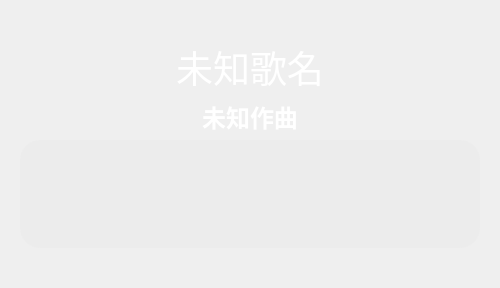
            <widget class="QWidget" name="page_music_alone">
             <property name="styleSheet">
              <string notr="true">border:none;</string>
             </property>
             <layout class="QVBoxLayout" name="verticalLayout_32">
              <property name="spacing">
               <number>0</number>
              </property>
              <property name="leftMargin">
               <number>0</number>
              </property>
              <property name="topMargin">
               <number>0</number>
              </property>
              <property name="rightMargin">
               <number>0</number>
              </property>
              <property name="bottomMargin">
               <number>0</number>
              </property>
              <item>
               <widget class="QFrame" name="frame_page_music">
                <property name="styleSheet">
                 <string notr="true">#frame_page_music{border:none;
	border-image: url(pic/image/7.jpg);
}
</string>
                </property>
                <property name="frameShape">
                 <enum>QFrame::StyledPanel</enum>
                </property>
                <property name="frameShadow">
                 <enum>QFrame::Raised</enum>
                </property>
                <layout class="QHBoxLayout" name="horizontalLayout_19">
                 <property name="spacing">
                  <number>0</number>
                 </property>
                 <property name="leftMargin">
                  <number>0</number>
                 </property>
                 <property name="topMargin">
                  <number>0</number>
                 </property>
                 <property name="rightMargin">
                  <number>0</number>
                 </property>
                 <property name="bottomMargin">
                  <number>0</number>
                 </property>
                 <item>
                  <widget class="QFrame" name="frame_page_music_lyric">
                   <property name="sizePolicy">
                    <sizepolicy hsizetype="Preferred" vsizetype="Preferred">
                     <horstretch>0</horstretch>
                     <verstretch>0</verstretch>
                    </sizepolicy>
                   </property>
                   <property name="minimumSize">
                    <size>
                     <width>500</width>
                     <height>0</height>
                    </size>
                   </property>
                   <property name="maximumSize">
                    <size>
                     <width>800</width>
                     <height>16777215</height>
                    </size>
                   </property>
                   <property name="styleSheet">
                    <string notr="true"/>
                   </property>
                   <property name="frameShape">
                    <enum>QFrame::StyledPanel</enum>
                   </property>
                   <property name="frameShadow">
                    <enum>QFrame::Raised</enum>
                   </property>
                   <layout class="QVBoxLayout" name="verticalLayout_14">
                    <property name="spacing">
                     <number>0</number>
                    </property>
                    <property name="leftMargin">
                     <number>0</number>
                    </property>
                    <property name="topMargin">
                     <number>0</number>
                    </property>
                    <property name="rightMargin">
                     <number>0</number>
                    </property>
                    <property name="bottomMargin">
                     <number>0</number>
                    </property>
                    <item>
                     <spacer name="verticalSpacer_9">
                      <property name="orientation">
                       <enum>Qt::Vertical</enum>
                      </property>
                      <property name="sizeType">
                       <enum>QSizePolicy::Fixed</enum>
                      </property>
                      <property name="sizeHint" stdset="0">
                       <size>
                        <width>20</width>
                        <height>40</height>
                       </size>
                      </property>
                     </spacer>
                    </item>
                    <item>
                     <widget class="QFrame" name="frame_page_music_name">
                      <property name="minimumSize">
                       <size>
                        <width>500</width>
                        <height>100</height>
                       </size>
                      </property>
                      <property name="maximumSize">
                       <size>
                        <width>800</width>
                        <height>100</height>
                       </size>
                      </property>
                      <property name="styleSheet">
                       <string notr="true">QLabel{
text-align :center;
}</string>
                      </property>
                      <property name="frameShape">
                       <enum>QFrame::StyledPanel</enum>
                      </property>
                      <property name="frameShadow">
                       <enum>QFrame::Raised</enum>
                      </property>
                      <layout class="QVBoxLayout" name="verticalLayout_15">
                       <property name="spacing">
                        <number>0</number>
                       </property>
                       <property name="leftMargin">
                        <number>0</number>
                       </property>
                       <property name="topMargin">
                        <number>0</number>
                       </property>
                       <property name="rightMargin">
                        <number>0</number>
                       </property>
                       <property name="bottomMargin">
                        <number>0</number>
                       </property>
                       <item alignment="Qt::AlignHCenter">
                        <widget class="QLabel" name="label_page_music_name">
                         <property name="minimumSize">
                          <size>
                           <width>500</width>
                           <height>50</height>
                          </size>
                         </property>
                         <property name="maximumSize">
                          <size>
                           <width>500</width>
                           <height>16777215</height>
                          </size>
                         </property>
                         <property name="font">
                          <font>
                           <family>造字工房佳黑（非商用）常规体</family>
                           <pointsize>28</pointsize>
                           <weight>50</weight>
                           <italic>false</italic>
                           <bold>false</bold>
                          </font>
                         </property>
                         <property name="layoutDirection">
                          <enum>Qt::LeftToRight</enum>
                         </property>
                         <property name="styleSheet">
                          <string notr="true">color: rgb(255, 255, 255);</string>
                         </property>
                         <property name="text">
                          <string>未知歌名</string>
                         </property>
                         <property name="alignment">
                          <set>Qt::AlignCenter</set>
                         </property>
                         <property name="wordWrap">
                          <bool>true</bool>
                         </property>
                        </widget>
                       </item>
                       <item alignment="Qt::AlignHCenter">
                        <widget class="QLabel" name="label__page_music_user">
                         <property name="minimumSize">
                          <size>
                           <width>500</width>
                           <height>0</height>
                          </size>
                         </property>
                         <property name="maximumSize">
                          <size>
                           <width>500</width>
                           <height>16777215</height>
                          </size>
                         </property>
                         <property name="font">
                          <font>
                           <family>字心坊诗雅体纤细体</family>
                           <pointsize>18</pointsize>
                           <weight>75</weight>
                           <bold>true</bold>
                          </font>
                         </property>
                         <property name="layoutDirection">
                          <enum>Qt::LeftToRight</enum>
                         </property>
                         <property name="styleSheet">
                          <string notr="true">color: rgb(255, 255, 255);</string>
                         </property>
                         <property name="text">
                          <string>未知作曲</string>
                         </property>
                         <property name="alignment">
                          <set>Qt::AlignCenter</set>
                         </property>
                         <property name="wordWrap">
                          <bool>false</bool>
                         </property>
                        </widget>
                       </item>
                      </layout>
                     </widget>
                    </item>
                    <item>
                     <widget class="QFrame" name="frame__music_lyric">
                      <property name="font">
                       <font>
                        <pointsize>11</pointsize>
                       </font>
                      </property>
                      <property name="styleSheet">
                       <string notr="true">QLabel{padding-top:20px;
padding-bottom:20px;
color: rgb(95, 95, 95);}
</string>
                      </property>
                      <property name="frameShape">
                       <enum>QFrame::StyledPanel</enum>
                      </property>
                      <property name="frameShadow">
                       <enum>QFrame::Raised</enum>
                      </property>
                      <layout class="QHBoxLayout" name="horizontalLayout_20">
                       <property name="spacing">
                        <number>0</number>
                       </property>
                       <property name="leftMargin">
                        <number>20</number>
                       </property>
                       <property name="topMargin">
                        <number>0</number>
                       </property>
                       <property name="rightMargin">
                        <number>20</number>
                       </property>
                       <property name="bottomMargin">
                        <number>0</number>
                       </property>
                       <item>
                        <widget class="QScrollArea" name="scrollArea_page_music_lyric">
                         <property name="sizePolicy">
                          <sizepolicy hsizetype="Preferred" vsizetype="Preferred">
                           <horstretch>0</horstretch>
                           <verstretch>0</verstretch>
                          </sizepolicy>
                         </property>
                         <property name="minimumSize">
                          <size>
                           <width>0</width>
                           <height>0</height>
                          </size>
                         </property>
                         <property name="maximumSize">
                          <size>
                           <width>16777215</width>
                           <height>16777215</height>
                          </size>
                         </property>
                         <property name="contextMenuPolicy">
                          <enum>Qt::DefaultContextMenu</enum>
                         </property>
                         <property name="styleSheet">
                          <string notr="true">#scrollArea_page_music_lyric{
border:none;
	background-color: rgba(232, 232, 232, 100);
	color: rgb(79, 79, 79);
}
/*里面的代码可以根据自己需求去进行更改*/
/* 设置滚动条的样式 */
QScrollArea{
width:12px;
}
QScrollArea:vertical{background-color:transparent;width:20px;height:255px;padding-top:20px;padding-bottom:20px;border-bottom-right-radius:20px; border-bottom-left-radius:20px;border-top-right-radius:20px; border-top-left-radius:20px;}</string>
                         </property>
                         <property name="widgetResizable">
                          <bool>true</bool>
                         </property>
                         <property name="alignment">
                          <set>Qt::AlignHCenter|Qt::AlignTop</set>
                         </property>
                         <widget class="QWidget" name="scrollAreaWidgetContents">
                          <property name="geometry">
                           <rect>
                            <x>20</x>
                            <y>0</y>
                            <width>720</width>
                            <height>320</height>
                           </rect>
                          </property>
                          <layout class="QVBoxLayout" name="verticalLayout_16">
                           <property name="spacing">
                            <number>0</number>
                           </property>
                           <property name="leftMargin">
                            <number>0</number>
                           </property>
                           <property name="topMargin">
                            <number>0</number>
                           </property>
                           <property name="rightMargin">
                            <number>0</number>
                           </property>
                           <property name="bottomMargin">
                            <number>0</number>
                           </property>
                          </layout>
                         </widget>
                        </widget>
                       </item>
                      </layout>
                     </widget>
                    </item>
                    <item>
                     <spacer name="verticalSpacer_6">
                      <property name="orientation">
                       <enum>Qt::Vertical</enum>
                      </property>
                      <property name="sizeType">
                       <enum>QSizePolicy::Fixed</enum>
                      </property>
                      <property name="sizeHint" stdset="0">
                       <size>
                        <width>20</width>
                        <height>40</height>
                       </size>
                      </property>
                     </spacer>
                    </item>
                   </layout>
                  </widget>
                 </item>
                </layout>
               </widget>
              </item>
             </layout>
            </widget>
